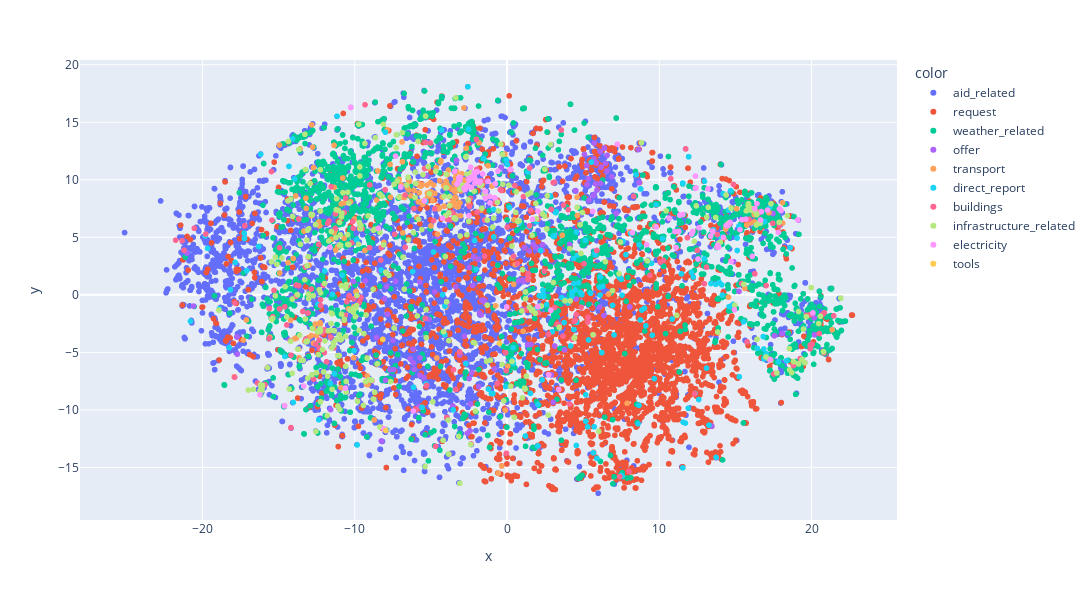

Notebook code for this chart:
### Code cell
import plotly.express as px
fig = px.scatter(x=tsne_results[:,0], y=tsne_results[:,1],color=Y,width=1200, height=600)
fig.show()

### Figure 1 — Plotly figure (JSON) as saved in the notebook; plotly's stock layout.template omitted (floating-point values rounded to 4 significant figures; data arrays with more than 128 entries replaced by an {"elided": "..."} marker saying what was removed)
{"data": [{"hovertemplate": "color=aid_related<br>x=%{x}<br>y=%{y}<extra></extra>", "legendgroup": "aid_related", "marker": {"color": "#636efa", "symbol": "circle"}, "mode": "markers", "name": "aid_related", "showlegend": true, "type": "scattergl", "x": {"elided": "6723 float values"}, "xaxis": "x", "y": {"elided": "6723 float values"}, "yaxis": "y"}, {"hovertemplate": "color=request<br>x=%{x}<br>y=%{y}<extra></extra>", "legendgroup": "request", "marker": {"color": "#EF553B", "symbol": "circle"}, "mode": "markers", "name": "request", "showlegend": true, "type": "scattergl", "x": {"elided": "4474 float values"}, "xaxis": "x", "y": {"elided": "4474 float values"}, "yaxis": "y"}, {"hovertemplate": "color=weather_related<br>x=%{x}<br>y=%{y}<extra></extra>", "legendgroup": "weather_related", "marker": {"color": "#00cc96", "symbol": "circle"}, "mode": "markers", "name": "weather_related", "showlegend": true, "type": "scattergl", "x": {"elided": "2386 float values"}, "xaxis": "x", "y": {"elided": "2386 float values"}, "yaxis": "y"}, {"hovertemplate": "color=offer<br>x=%{x}<br>y=%{y}<extra></extra>", "legendgroup": "offer", "marker": {"color": "#ab63fa", "symbol": "circle"}, "mode": "markers", "name": "offer", "showlegend": true, "type": "scattergl", "x": [6.363, 2.063, 13.45, 4.533, 13.75, 1.574, 3.13, 3.03, 15.23, 4.113, 20.17, 18.08, 20.19, 5.384, 5.256, 5.813, 6.173, 1.037, 4.515, 8.635, 6.881, 6.568, 1.471, 5.669, 5.344, 1.139, 2.337, 1.864, 5.73, 5.699, 0.7596, 5.621, 5.854, 1.098, 6.079, 7.18, 5.567, 5.907, 2.064, 6.456, 14.88, 1.719, 6.395, 5.082, 6.127, 8.06, 5.688, 6.153, 5.223, 6.572, 2.325, -0.01814, 17.47, -1.693, 8.678, 1.365, -6.171, -10.09, -5.727, -5.456, -5.72, -7.978, -8.054, -6.365, -5.267, -20.59, -3.117, -2.314, -7.442, -7.491, -5.322, -13.0, -8.575, -4.563, -1.458, -3.55, 17.56, -1.507, -3.862, -5.114, -6.155, -6.1, 2.916, -11.59, -1.805, -3.316, -5.797, -7.695, 1.022, -2.729, -2.249, -3.365, -2.608, 3.778, -1.66, -4.743, -7.322, -1.887, -2.47, -5.717, -17.73, -21.03, -1.477, -9.298, -2.804, -1.863, -7.85, -0.3884, -8.233, -2.428, -17.72, -2.194, -8.251, -2.396, -7.897, -2.491, -8.345, -0.8204], "xaxis": "x", "y": [-1.799, -13.16, -11.41, -0.3624, -14.16, -4.31, -4.447, -9.336, 0.2944, 4.391, -1.999, -3.364, -3.482, 8.239, 9.573, 9.644, 11.09, 1.253, 9.063, 12.64, 10.28, 10.77, 3.809, 8.622, 10.08, 4.113, 4.357, 4.124, 13.19, 11.83, 1.23, 11.61, 11.46, 1.149, -1.062, 7.089, 11.6, 9.111, 3.952, 11.43, 2.883, 4.391, 12.77, 12.21, 12.45, -1.041, 8.683, 9.704, 11.23, 12.13, 3.852, -9.955, 7.071, -1.743, 9.767, -4.339, -4.717, 1.169, 1.116, -7.185, -6.989, -7.42, -0.351, -5.538, -7.854, -0.9744, -5.232, -6.754, -6.496, -3.962, 10.36, -3.734, -3.711, 5.072, 8.785, -9.658, -3.557, -0.4692, -0.7741, -2.133, -5.925, -6.475, -6.962, -9.984, -1.576, 11.7, -9.731, -6.516, -1.253, -5.91, 0.8145, 0.6883, -12.04, -4.783, -0.4695, 0.2538, 1.168, 3.099, 2.384, -5.476, -3.65, 3.636, -0.6314, 1.211, -3.587, -7.981, -1.686, 11.05, -12.73, -11.82, -5.157, 3.306, -12.7, -9.494, 0.7353, -7.278, 2.1, -6.429], "yaxis": "y"}, {"hovertemplate": "color=transport<br>x=%{x}<br>y=%{y}<extra></extra>", "legendgroup": "transport", "marker": {"color": "#FFA15A", "symbol": "circle"}, "mode": "markers", "name": "transport", "showlegend": true, "type": "scattergl", "x": {"elided": "215 float values"}, "xaxis": "x", "y": {"elided": "215 float values"}, "yaxis": "y"}, {"hovertemplate": "color=direct_report<br>x=%{x}<br>y=%{y}<extra></extra>", "legendgroup": "direct_report", "marker": {"color": "#19d3f3", "symbol": "circle"}, "mode": "markers", "name": "direct_report", "showlegend": true, "type": "scattergl", "x": {"elided": "196 float values"}, "xaxis": "x", "y": {"elided": "196 float values"}, "yaxis": "y"}, {"hovertemplate": "color=buildings<br>x=%{x}<br>y=%{y}<extra></extra>", "legendgroup": "buildings", "marker": {"color": "#FF6692", "symbol": "circle"}, "mode": "markers", "name": "buildings", "showlegend": true, "type": "scattergl", "x": {"elided": "206 float values"}, "xaxis": "x", "y": {"elided": "206 float values"}, "yaxis": "y"}, {"hovertemplate": "color=infrastructure_related<br>x=%{x}<br>y=%{y}<extra></extra>", "legendgroup": "infrastructure_related", "marker": {"color": "#B6E880", "symbol": "circle"}, "mode": "markers", "name": "infrastructure_related", "showlegend": true, "type": "scattergl", "x": {"elided": "361 float values"}, "xaxis": "x", "y": {"elided": "361 float values"}, "yaxis": "y"}, {"hovertemplate": "color=electricity<br>x=%{x}<br>y=%{y}<extra></extra>", "legendgroup": "electricity", "marker": {"color": "#FF97FF", "symbol": "circle"}, "mode": "markers", "name": "electricity", "showlegend": true, "type": "scattergl", "x": [3.402, 2.027, 9.793, 20.09, 13.37, 15.42, 17.82, -14.61, 10.65, 12.6, 9.165, -1.772, 13.83, 15.3, 18.0, 11.28, 11.34, 12.54, 2.879, 2.736, 17.29, 14.93, 8.233, 13.2, 11.1, 12.41, 12.37, 14.51, 16.1, 11.54, 11.03, 12.13, 16.28, 7.242, 15.68, 12.2, 12.38, 14.72, 16.71, 16.65, 13.9, 16.41, 13.51, 17.89, 14.65, 13.79, 14.21, 5.63, 17.1, 14.39, 19.1, -3.133, -1.408, 2.027, -2.158, -4.237, -2.307, -2.388, -16.23, -2.162, -2.622, -8.452, -10.26, -6.155, -2.82, 0.2344, -0.7648, -3.172, -1.983, -1.25, -1.807, -13.36, -3.436, -1.984, -2.503, -0.595, -8.081, 1.668, -2.497, -1.431, -2.408, -10.62, -1.596, -0.8065, -2.341, -2.563, -3.069, -7.322, -1.121, -2.159, -0.02202, -2.765, -1.95, -2.025, -3.289, -6.982, -5.419, -1.443, -1.593, -11.63, -2.107, -1.133, -2.487], "xaxis": "x", "y": [-8.229, -1.033, 5.904, -1.566, 5.111, 6.53, 5.429, -9.66, 6.657, 5.823, 4.367, 9.884, 4.307, 5.661, 7.324, 5.507, 6.925, 3.116, -1.343, -6.947, -5.639, -1.298, 5.409, 9.218, 4.111, 9.304, 9.255, 6.022, 3.346, 6.986, 5.506, 5.29, 7.492, 13.09, 6.576, 5.517, 10.32, 2.907, 7.239, 6.51, 4.144, 7.918, 5.531, 7.473, 6.303, 4.142, 4.989, 7.249, 7.358, 6.028, 6.512, 9.919, 8.978, 7.277, 10.13, 6.659, 10.22, 11.1, -8.677, 10.61, 9.517, 5.785, 16.29, -10.1, 9.263, 10.92, 9.666, 10.15, 9.878, 9.866, 9.736, -7.934, 10.75, 9.882, 6.897, 10.75, -11.65, 6.57, 9.956, 8.4, 10.13, -8.107, 10.52, 8.429, 9.349, 9.428, 10.21, 12.06, 7.993, 10.32, -1.054, 9.151, 10.68, 10.69, 9.627, 9.377, 8.17, 8.994, 10.5, 4.12, 9.723, 8.549, 10.13], "yaxis": "y"}, {"hovertemplate": "color=tools<br>x=%{x}<br>y=%{y}<extra></extra>", "legendgroup": "tools", "marker": {"color": "#FECB52", "symbol": "circle"}, "mode": "markers", "name": "tools", "showlegend": true, "type": "scattergl", "x": [-8.157, -0.497, -7.954], "xaxis": "x", "y": [-3.868, -4.224, -11.8], "yaxis": "y"}], "layout": {"height": 600, "legend": {"title": {"text": "color"}, "tracegroupgap": 0}, "margin": {"t": 60}, "width": 1200, "xaxis": {"anchor": "y", "domain": [0, 1], "title": {"text": "x"}}, "yaxis": {"anchor": "x", "domain": [0, 1], "title": {"text": "y"}}}}
